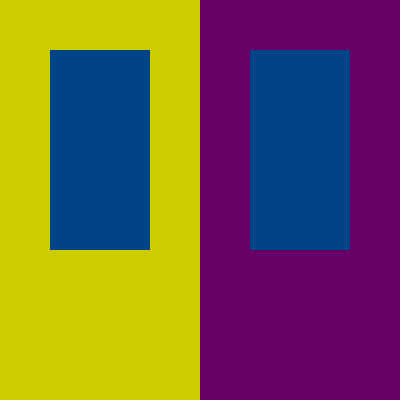
Frame 1 (no input)
Frame 60 (no input): identical to frame 1, image omitted
Frame 120 (the mouse pressed at the canvas centre since frame 60): identical to frame 1, image omitted

The p5.js sketch that drew this single still picture (run headless with seeded random() and noise() and a simulated clock; from frame 60 on, the mouse is pressed at the canvas centre):

// p5.js sketch
// ── sketch.js


//Ground subraction: Allows both inner rectangles to appear lighter and darker by using the relationship between the rectangles and the ground, the ground being the outer rectanges. The values common to both with their grounds are reduced making one blue rectangle appear darker than the other. Example being the blue rectangle on the yellow background appearing darker since the common lighter value between both is reduced. 


/// Albers contrast squares
/// by Evan Raskob <e.raskob@gold.ac.uk>
//
/// - Demonstrating using HSB colour mode in p5js.
/// - Learning about saturation, lightness and hue using
///     background contrast.


// Colours for right square, left square, and 
// centre square that sits in both.
// NOTE: these are of object type p5.Color

let leftColor, rightColor, centreColor;


function setup() {
  createCanvas(400, 400);
  
  // We can use HSB mode as follows 
  // from (https://p5js.org/reference/#/p5/colorMode):
  // Setting colorMode(HSB) lets you use the HSB system instead.
  // By default, this is colorMode(HSB, 360, 100, 100, 1). 
  // You can also use HSL instead of HSB.

  colorMode(HSB);

  let leftHueAngle = 180; // set this to something fun. 0 is red.

  // Offset for right square colour: some fraction of 
  // a circle. 180 is opposite color, 360 goes back to the same 
  // colour (360 rotation)
  let hueAngleOffset = 360/2; 
    
   //Yellow outer circle
  leftColor = color(leftHueAngle - 120, 100, 80);
  //Purple outer circle
  rightColor = color(leftHueAngle + 120, 100, 40);

  ///
  /// ----------EXERCISE FOR YOU TO DO---------------------------
  /// Try changing this to change the centre squares until
  /// they both look like different colours. Find 2 combinations
  /// of colours for outer and centre squares. What parameters
  /// worked best, and why?

  centreColor = color(140, 70, 60);

  /// ----------More advanced------------------------------------
  /// You can add slider GUI (graphical user interface) elements
  /// to help chose colours instead of typing them in.
  /// See: https://p5js.org/examples/dom-slider.html
  /// Create 3 sliders, one for each of hue angle, saturation, and value
  /// that you use in the color(hue, saturation, value) above.
  /// Make sure to use text() or console.log() to print out the values
  /// when you find one you like!
  
    
  //Create a div to store elements
  var div = createDiv();
    
  //values for first inner rect (blue)
  hue = createSlider(0, 360, 210);
  hue.parent(div);
  saturation = createSlider(0, 100, 100);
  saturation.parent(div);
  value = createSlider(0, 100, 53);
  value.parent(div);
  
  /// ---------Even more advanced-------------------------------- 
  /// Use a button to display or print out or even save values you like:
  /// https://p5js.org/examples/dom-input-and-button.html
    
    valueButton = createButton('Save Colour Values');
    
    valueButton.mousePressed(function() {
        
        console.log("The first inner rect values are: ", hue.value(), saturation.value(), value.value());
    })

  
  ///-----OTHER WAYS TO DO THIS--------------------------------------------------------
  /// There's another way to do this using ES6 syntax...
  /// uncomment the code below to use it.
  /// For this cool trick -- write a string as `my string` and you
  /// can put a variable in it using ${variable}
  /// https://developer.mozilla.org/en-US/docs/Web/JavaScript/Reference/Template_literals
  
  /// hsl color is a string with hue angle (0-360),
  /// saturation (0-100%), value (0-100%)
  
  // leftColor = color(`hsl(${leftHueAngle}, 80%, 80%)`);
  
  // right colour is complimentary (180 degrees away form leftHue)
  //rightColor = color(`hsl(${leftHueAngle+hueAngleOffset}, 80%, 80%)`);
  
  // EXERCISE:
  // try changing this to change the centre squares
  // centreColor = color(`hsl(140, 70%, 60%)`);
  ///-------------------------------------------------------------

}

function draw() {
  background(0);
  
  noStroke();
  rectMode(CORNER);
  fill(leftColor);
  rect(0,0,width/2,height);
  fill(rightColor);
  rect(width/2,0,width/2,height);  
  
  // Draw a smaller rectangle (of a single colour) in the middle 
  // of both squares and experiment with centreColour (above) 
  // until you find a colour that looks different in both but is
  // actually the same colour. What did you change? Share the value.
    
  fill(hue.value(), saturation.value(), value.value());
  rect(width/8, height/8, width/4, height/2);  
  rect(width/2+width/8, height/8, width/4, height/2);   
}
